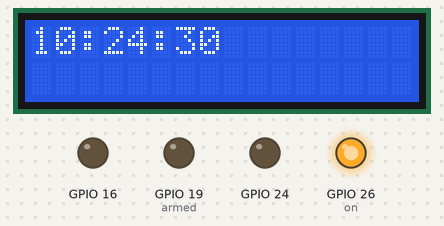
Bench run of a program on a simulated Raspberry Pi (BCM pin numbers). On the bench: 16×2 character LCD, output pins drawn as LEDs (lit = HIGH). The clock reads 2024-03-15 10:24:30 at power-on unless the program sets it; pins used as bus, display or sensor lines are not drawn.

Above: at 0.3 s.
At 4.8 s:
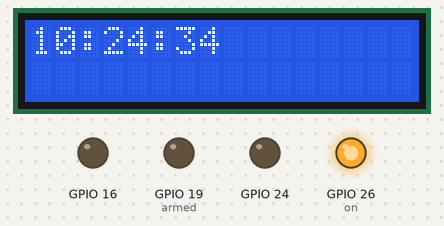
At 9.4 s:
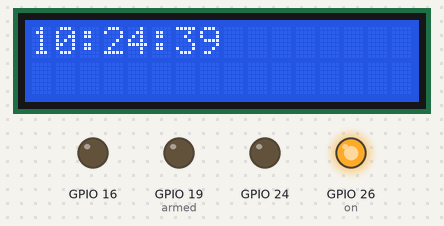
At 19.5 s:
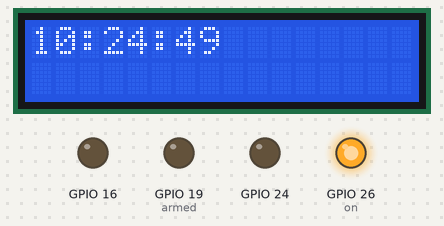
At 28.6 s:
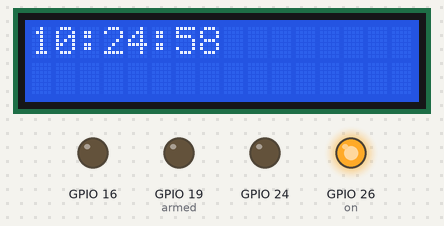
At 38.7 s:
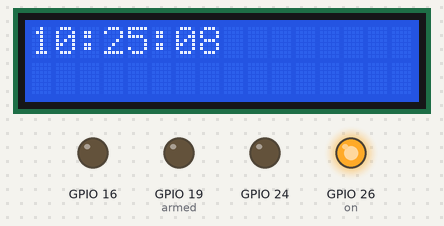

The program:

budzik1.py
```python
#!/usr/bin/python

import RPi.GPIO as GPIO
from time import sleep
import time
import datetime
import threading


class HD44780:

    def __init__(self, pin_rs=11, pin_e=10, pins_db=[5,6,7,8]):

        self.pin_rs = pin_rs
        self.pin_e = pin_e
        self.pins_db = pins_db
        GPIO.setmode(GPIO.BCM)
        sleep(0.1)
        GPIO.setup(self.pin_e, GPIO.OUT)
        GPIO.setup(self.pin_rs, GPIO.OUT)
	GPIO.setup(16,GPIO.OUT)
	GPIO.setup(24,GPIO.OUT)
	sleep(0.1)

        for pin in self.pins_db:
            GPIO.setup(pin, GPIO.OUT)

        self.clear()

    def clear(self):
        """ Reset LCD """
        self.cmd(0x33)
        self.cmd(0x32)
        self.cmd(0x28)
        self.cmd(0x0C)
        self.cmd(0x06)
        self.cmd(0x01)

    def cmd(self, bits, char_mode=False):
        """ Command to LCD """

        sleep(0.001)
        bits=bin(bits)[2:].zfill(8)

        GPIO.output(self.pin_rs, char_mode)

        for pin in self.pins_db:
            GPIO.output(pin, False)

        for i in range(4):
            if bits[i] == "1":
                GPIO.output(self.pins_db[::-1][i], True)

        GPIO.output(self.pin_e, True)
        GPIO.output(self.pin_e, False)

        for pin in self.pins_db:
            GPIO.output(pin, False)

        for i in range(4,8):
            if bits[i] == "1":
                GPIO.output(self.pins_db[::-1][i-4], True)

        GPIO.output(self.pin_e, True)
        GPIO.output(self.pin_e, False)

    def message(self, text):
        """ Send string to LCD """
        for char in text:
            if char == '\n':
                self.cmd(0xC0) # next line
            else:
                self.cmd(ord(char),True)
on=26
armed=19
GPIO.setmode(GPIO.BCM)
GPIO.setup(on,GPIO.OUT)
GPIO.setup(armed,GPIO.OUT)

class budz(threading.Thread):
	def __init__(self):
		threading.Thread.__init__(self)
	def run(self):
		GPIO.output(16,True)
		state=0
		try:
			for i in range(10):
				for x in range(4):
					GPIO.output(24,True)
					sleep(0.1)
					GPIO.output(24,False)
					sleep(0.1)
				lcd.message("\n !!!BUDZENIE!!!")
				sleep(0.5)
				lcd.message("\n BUDZENIE")
				sleep(0.5)
			while 1:
				if state == 0:
					p.ChangeDutyCycle(100)
					state=1
				else:
					p.ChangeDutyCycle(0)
					state=0
				sleep(0.5)
		except KeyboardInterrupt:
			GPIO.clear()

if __name__ == '__main__':
    GPIO.setwarnings(False)
    lcd = HD44780()
    GPIO.output(16,False)
    GPIO.output(on,True)
    tBudz='19:00:00'
    p=GPIO.PWM(armed,50)
    p.start(0)
    state=0
    try:
	    while 1:
		lcd.clear()
		t=datetime.datetime.now().strftime('%H:%M:%S')
		lcd.message(t)
		if t==tBudz:
			budz().start()
		sleep(0.9)
    except KeyboardInterrupt:
	lcd.clear()
	GPIO.cleanup()
```

Measured:
- what the display in image 0 shows lasts 0.9 s, from 0.2 s to 1.1 s
